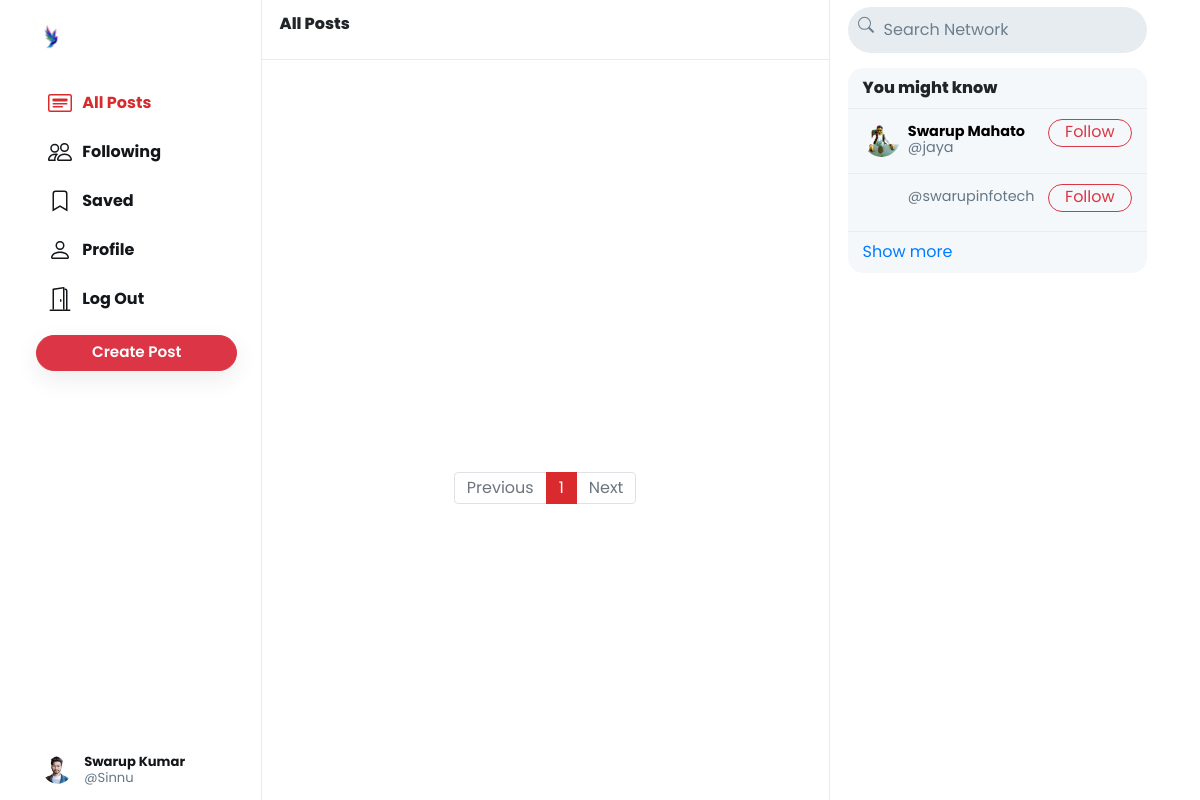
/ (signed in), run on the app's committed database.
### network/models.py (models this page shows, shortened)
class User(AbstractUser):
    profile_pic = models.ImageField(upload_to='profile_pic/')
    bio = models.TextField(max_length=160, blank=True, null=True)
    cover = models.ImageField(upload_to='covers/', blank=True)

### network/views.py (the view)
# urls.py: path("", views.index, name="index"),
def index(request):
    all_posts = Post.objects.all().order_by('-date_created')
    paginator = Paginator(all_posts, 10)
    page_number = request.GET.get('page')
    if page_number == None:
        page_number = 1
    posts = paginator.get_page(page_number)
    followings = []
    suggestions = []
    if request.user.is_authenticated:
        followings = Follower.objects.filter(followers=request.user).values_list('user', flat=True)
        suggestions = User.objects.exclude(pk__in=followings).exclude(username=request.user.username).order_by("-is_active","username")[:6]
    return render(request, "network/index.html", {
        "posts": posts,
        "suggestions": suggestions,
        "page": "all_posts",
        'profile': False
    })

### network/templates/network/index.html (shortened to what this page needs)
{% extends "network/layout.html" %}
{% load static %}
{% block body %}
    <div class="main-div">
        <div class="left-div">
            <nav class="head heading">
                {% if page == 'all_posts' %}
                    All Posts
                {% elif page == 'following' %}
                    Following
                {% elif page == 'saved' %}
                    Saved
                {% elif page == 'profile' %}
                    Profile
                {% else %}
                    Explore
                {% endif %}
            </nav>
            <div class="left-div-content">
                <div class="posts-view">
                    <div class="main-div-content">
                        <nav aria-label="Page navigation example" class="pagination-bar">
                            <ul class="pagination justify-content-center">
                                {% if posts.has_previous %}
                                    <li class="page-item">
                                        <a class="page-link" href="?page={{ posts.previous_page_number | default:1}}" tabindex="-1" aria-disabled="true">Previous</a>
                                    </li>
                                {% else %}
                                    <li class="page-item disabled">
                                        <a class="page-link" href="" tabindex="-1" aria-disabled="true">Previous</a>
                                    </li>
                                {% endif %}
                                {% for each in posts.paginator.page_range %}
                                    {% if each == posts.number %}
                                        <li class="page-item active"><a class="page-link" href="?page={{each}}">{{each}}</a></li>
                                    {% else %}
                                        <li class="page-item"><a class="page-link" href="?page={{each}}">{{each}}</a></li>
                                    {% endif %}
                                {% endfor %}
                                {% if posts.has_next %}
                                    <li class="page-item">
                                        <a class="page-link" href="?page={{ posts.next_page_number }}">Next</a>
                                    </li>
                                {% else %}
                                    <li class="page-item disabled">
                                        <a class="page-link" href="">Next</a>
                                    </li>
                                {% endif %}
                            </ul>
                          </nav>
                    </div>
                </div>
            </div>
        </div>
    </div>
{% endblock %}

### network/templates/network/layout.html (shortened to what this page needs)
{% load static %}
<!DOCTYPE html>
<html lang="en">
    <head>
        <link rel="stylesheet" href="https://stackpath.bootstrapcdn.com/bootstrap/4.4.1/css/bootstrap.min.css">
        <link href="{% static 'network/styles.css' %}" rel="stylesheet">
    </head>
    <body>
        <div class="body" data-page="{{page}}">
            <div class="sidenav">
                <a href="{% url 'index' %}" class="navbar-brand">
                    <img src="{% static 'network/Images/logo.png' %}" height="31px">
                </a>
                <div style="height: 100%;">
                    <div>
                        <div>
                            <ul>
                                <li class="nav-item" id="all_posts">
                                <a href="{% url 'index' %}" class="nav-link">
                                    <div>
                                        &nbsp;&nbsp;All Posts
                                    </div>
                                </a>
                                </li>
                                {% if user.is_authenticated %}
                                    <li class="nav-item" id="following">
                                        <a href="{% url 'following' %}" class="nav-link">
                                            <div>
                                                &nbsp;&nbsp;Following
                                            </div>
                                        </a>
                                    </li>
                                    <li class="nav-item" id="saved">
                                        <a href="{% url 'saved' %}" class="nav-link">
                                            <div>
                                                <svg width="1.5em" height="1.5em" viewBox="0 0 16 16" class="bi bi-bookmark" fill="currentColor" xmlns="http://www.w3.org/2000/svg">
                                                    <path fill-rule="evenodd" d="M8 12l5 3V3a2 2 0 0 0-2-2H5a2 2 0 0 0-2 2v12l5-3zm-4 1.234l4-2.4 4 2.4V3a1 1 0 0 0-1-1H5a1 1 0 0 0-1 1v10.234z"/>
                                                  </svg>
                                                &nbsp;&nbsp;Saved
                                            </div>
                                        </a>
                                    </li>
                                    <li class="nav-item" id="profile">
                                        <a href="{% url 'profile' user.username %}" class="nav-link">
                                            <div>
                                                &nbsp;&nbsp;Profile
                                            </div>
                                        </a>
                                    </li>
                                    <li class="nav-item" id="logout">
                                        <a href="{% url 'logout' %}" class="nav-link">
                                            <div>
                                                &nbsp;&nbsp;Log Out
                                            </div>
                                        </a>
                                    </li>
                                {% endif %}
                            </ul>
                        </div>
                        {% if user.is_authenticated %}
                            <button id="popup-btn" class="btn btn-danger new-post-btn" onclick="createpost()">Create Post</button>
                        {% endif %}
                    </div>
                    <div style="position: absolute; bottom: 10px;">
                        {% if user.is_authenticated %}
                            <li class="nav-item sidenav-user">
                                <a href="{% url 'profile' user.username %}" class="nav-link">
                                    <div class="user_account">
                                        <div class="small-profilepic" style="float: left; background-image: url(/media/{{user.profile_pic}})"></div>
                                        <div style="height: 2.7vw; margin: auto;">
                                            <div style="margin-top: 4px;"><strong>{{user.first_name}} {{user.last_name}}</strong></div>
                                            <div class="grey" style="margin-top: 4px;">@{{ user.username }}</div>
                                        </div>
                                    </div>
                                </a>
                            </li>
                        {% endif %}
                    </div>
                </div>
            </div>
            {% block body %}
            {% endblock %}
            <div class="right-div">
                <nav class="head">
                    <form action="#">
                        <div class="search-div">
                            <div>
                            </div>
                            <input type="text" name="query" id="search-box" placeholder="Search Network">
                        </div>
                    </form>
                </nav>
                <div class='right-div-content'>
                    <div class="space" style="background-color: white;"></div>
                    {% if user.is_authenticated %}
                        <div class="suggestion-box">
                            <div class="suggestion-header">
                                You might know
                            </div>
                            <div class="suggestion-users">
                            {% for suggestion in suggestions %}
                                <div class="suggestion-user">
                                    <div>
                                        <a href="{% url 'profile' suggestion.username %}">
                                            <div class="small-profilepic" style="background-image: url(/media/{{suggestion.profile_pic}})"></div>
                                        </a>
                                    </div>
                                    <div class="user-details">
                                        <a href="{% url 'profile' suggestion.username %}">
                                            <div id="user-name">
                                                <strong>
                                                    {{suggestion.first_name}} {{suggestion.last_name}}
                                                </strong>
                                            </div>
                                            <div class="grey">@{{suggestion.username}}</div>
                                        </a>
                                    </div>
                                    <div>
                                        <button class="btn btn-outline-danger" type="button" onclick="follow_user(this,'{{suggestion.username}}','suggestion')">Follow</button>
                                    </div>
                                </div>
                            {% empty %}
                                    <div style="text-align: center; border-bottom: .5px solid #e6ecf0; padding: 10px 15px;">
                                        <span class="grey" style="font-size: .9em;">No suggestions available.</span>
                                    </div>
                            {% endfor %}
                        </div>
                        <div class="suggestion-footer">
                            <a href="#"  onclick="show_more_suggestions()">Show more</a>
                        </div>
                        </div>
                    {% endif %}
                </div>
            </div>
        </div>
    </body>
</html>

### network/static/network/styles.css (style rules this page uses)
.body { display: flex; min-height: 100%; font-family: 'Poppins', sans-serif;ss }
.btn { border-radius: 20px; padding: 0.32rem 1rem 0.375rem 1rem; }
.btn, .btn:focus, .btn:active { box-shadow: none !important; -webkit-box-shadow: none !important; }
.grey { color: #657786; }
svg { vertical-align: text-top; }
.sidenav { height: 100%; width: 21.8%; position: fixed; top: 0; left: 0; padding: 15px; list-style: none; border-right: .5px solid #e6ecf0; z-index: 100; padding-left: 3%; background-color: white; }
.sidenav ul { list-style: none; padding-left: 0px; margin-top: 3vh; }
.sidenav li { margin-top: 7px; }
.sidenav .nav-link { color: #14171a; line-height: .7em; font-weight: 700; padding: 0px; }
.sidenav .nav-link > div { padding: 10px 20px 8px 12px; border-radius: 25px; line-height: 0.9em; width: max-content; }
.new-post-btn { padding-left: 55px !important; padding-right: 55px !important; font-size: .95em; font-weight: 530; box-shadow: rgba(0, 0, 0, 0.08) 0px 8px 24px !important; }
.user_account { display: flex; font-size: .82rem; font-weight: normal; padding-top: 3px !important; padding-bottom: 3px !important; padding-left: 3px !important; }
.user_account .small-profilepic { transform: scale(.82); margin-left: auto; margin-top: auto; }
.active a { color: #d92b2e !important; }
.main-div { position: relative; width: 47.25%; min-height: 100vh; left: 21.8%; }
.left-div { position: relative; }
.head { height: 7.5vh; }
.heading { position: fixed; width: 47.255%; top: 0px; padding: 18px; border-bottom: .5px solid #e6ecf0; line-height: .7em; font-weight: 800; background-color: #fff; z-index: 1000; }
.left-div-content { margin-top: 7.5vh; }
.small-profilepic { width: 3.1vw; height: 3.1vw; border-radius: 9999px; overflow: hidden; margin-right: 8px; background-size: cover; background-repeat: no-repeat; background-position: center; box-sizing: content-box; }
.space { height: 8px; background-color: #e6ecf0; }
.pagination-bar { margin-top: 35px; margin-bottom: 35px; }
.pagination-bar .page-link { line-height: .9em; }
.page-item.active .page-link { color: white !important; background-color: #d92b2e; border-color: #d92b2e; }
.page-link { color: #d92b2e; }
.right-div { width: 28%; height: 100vh; position: fixed; right: 2.95%; border-left: .5px solid #e6ecf0; background-color: white; }
.right-div .head { padding: .9vh 1.5vw; }
.right-div .search-div { margin-left: auto; margin-right: auto; display: flex; border-radius: 25px; background-color: #e6ecf0; padding-left: 10px; padding-right: 10px; vertical-align: middle; }
#search-box { height: 5.7vh; border: none; background: none; outline: none; width: 100%; margin-left: 8px; }
#search-box::placeholder { color: #6d7e8c; }
.right-div-content { height: 92.5vh; overflow: auto; padding-left: 1.5vw; padding-right: 1.5vw; }
.suggestion-box, .guest-box { border-radius: 15px; overflow: hidden; background-color: #f5f8fa; }
.suggestion-header { padding: 13px 15px; line-height: .9em; font-weight: 800; border-bottom: .5px solid #e6ecf0; }
.suggestion-user { display: flex; padding: 10px 15px; font-size: .9em; border-bottom: .5px solid #e6ecf0; }
.suggestion-user a { color: black; text-decoration: none; }
.user-details { flex: 1; line-height: 1.1em; padding: 5px 0px 7px 0px; }
.suggestion-user .btn { padding: 0em 1em .09em 1em; }
.suggestion-footer { padding: 13px 15px; line-height: .9em; }
.suggestion-footer a { text-decoration: none; }

### data on the page
User: profile_pic (picture), first_name "Swarup", last_name "Kumar", username "Sinnu"
User: profile_pic (picture), first_name "Swarup", last_name "Mahato", username "jaya"
User: username "swarupinfotech"

### other printed values
{{ each }} "1"
